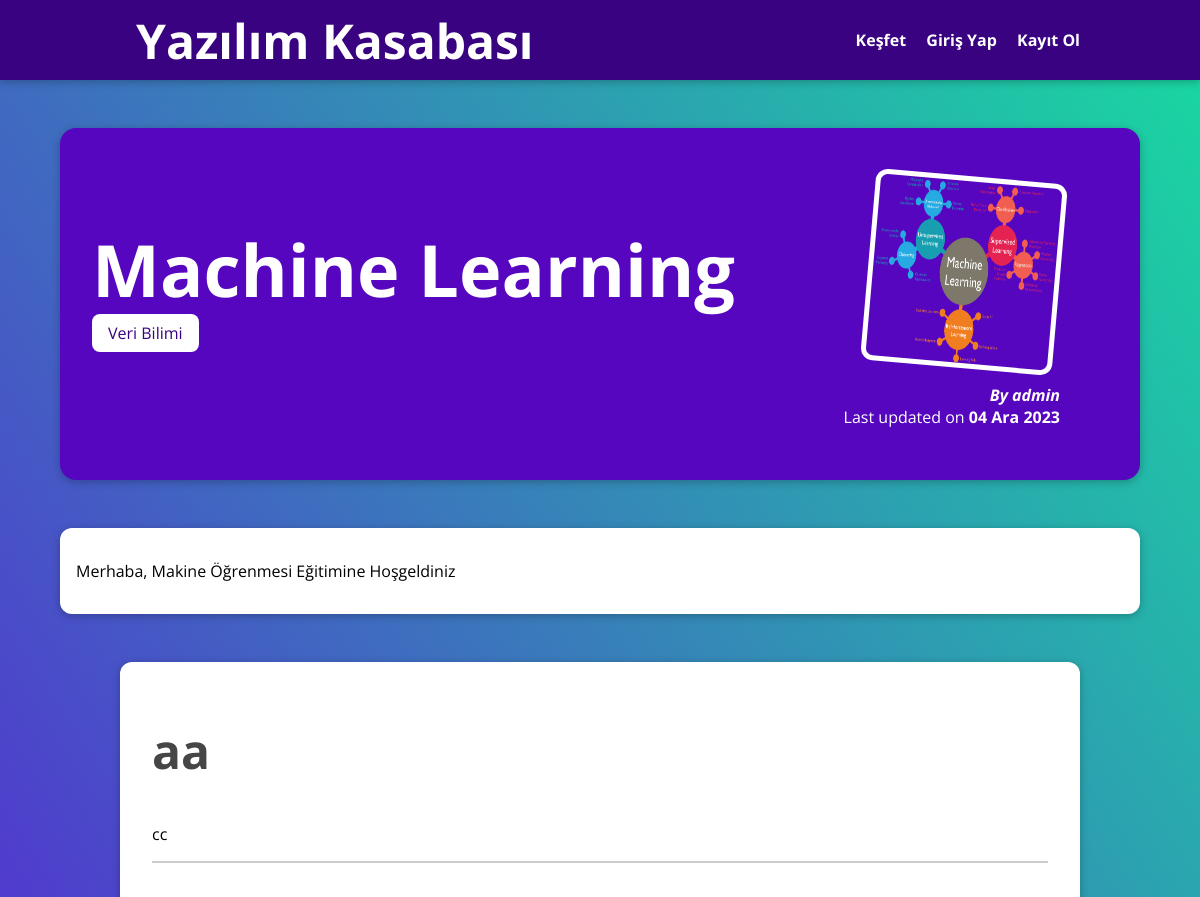
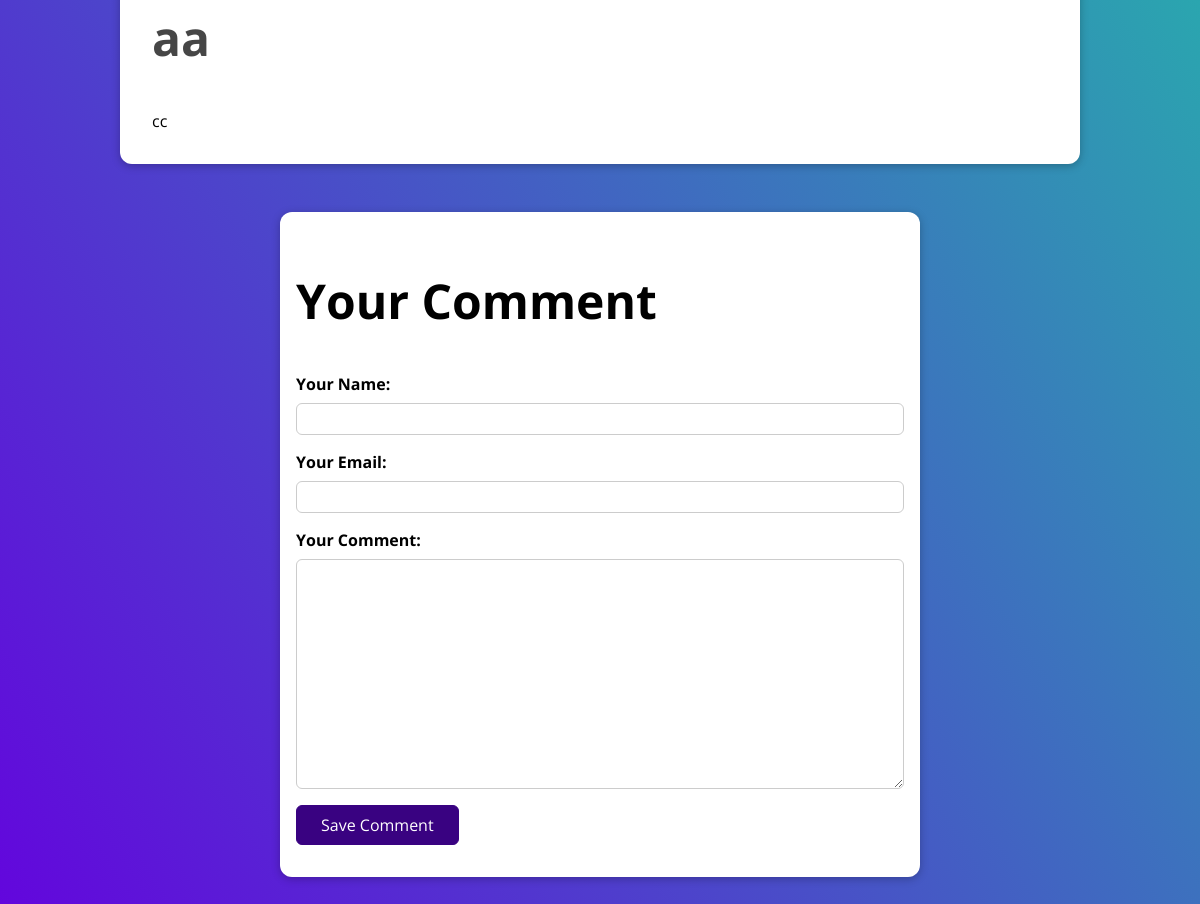
Screenshot of /blog/posts/machine-learning with the database file from the repository (2 pictures, top to bottom).
### blog/models.py (models this page shows, shortened)
class Post(models.Model):
    title = models.CharField(max_length=25)
    excerpt = models.CharField(max_length=200, validators=[MinLengthValidator(3)])
    image = models.ImageField(upload_to="posts/", null=True)
    date = models.DateField(auto_now=True)
    slug = models.SlugField(unique=True, db_index=True, blank=True, null=True)
    content = RichTextField(validators=[MinLengthValidator(3)])
    author = models.ForeignKey(User, on_delete=models.SET_NULL, null=True, related_name="posts")
    tags = models.ManyToManyField(Tag)

class Tag(models.Model):
    caption = models.CharField(max_length=20)

class Comment(models.Model):
    post = models.ForeignKey(Post, on_delete=models.CASCADE, related_name="comments")
    user_name = models.CharField(max_length=120)
    user_email = models.EmailField()
    text = RichTextField(max_length=400)
    created_at = models.DateTimeField(auto_now_add=True)

### blog/views.py (the view, shortened to what this page needs)
# urls.py: path("posts/<slug:slug>", views.SinglePostView.as_view(),
class SinglePostView(View):
    def is_stored_post(self, request, post_id):
        stored_posts = request.session.get("stored_posts")
        if stored_posts is not None:
          is_saved_for_later = post_id in stored_posts
        else:
          is_saved_for_later = False
        return is_saved_for_later
    def get(self, request, slug):
        post = Post.objects.get(slug=slug)
        context = {
          "post": post,
          "post_tags": post.tags.all(),
          "comment_form": CommentForm(),
          "comments": post.comments.all().order_by("-id"),
          "saved_for_later": self.is_stored_post(request, post.id)
        }
        return render(request, "blog/post-detail.html", context)

### blog/forms.py
class CommentForm(forms.ModelForm):
    class Meta:
        model = Comment
        exclude = ["post"]
        labels = {
          "user_name": "Your Name",
          "user_email": "Your Email",
          "text": "Your Comment"
        }

### blog/templates/blog/post-detail.html (shortened to what this page needs)
{% extends "base.html" %}
{% load static %}
{% block css_files %}
<link rel="stylesheet" href="{% static "blog/post-detail.css" %}" />
{% endblock %}
{% block content %}
  <section id="summary">
    <h2>{{ post.title }}</h2>
    <div>
      {% for tag in post_tags %}
        <span class="tag">{{ tag.caption }}</span>
      {% endfor %}
    </div>
    <article>
      <img src="{{ post.image.url}}" alt="{{ post.title }}" />
      <address>By <a href = "mailto: {{ post.author.email_address}}">{{ post.author }}</a></address>
      <div>Last updated on <time>{{ post.date|date:"d M Y" }}</time></div>
    </article>
  </section>
  <main>
    {{ post.content|linebreaks }}
</main>
  <section id="comments">
    <ul>
      {% for comment in comments %}
        <li>
          <h2>{{ comment.user_name }}</h2>
          <p>{{ comment.text|linebreaks }}</p>
        </li>
      {% endfor %}
    </ul>
  </section>
  <section id="comment-form">
    <h2>Your Comment</h2>
    <form action="{% url "post-detail-page" post.slug %}" method="POST">
      {% for form_field in comment_form %}
        <div class="form-control {% if form_field.errors %}invalid{% endif %}">
          {{ form_field.label_tag }}
          {{ form_field }}
        </div>
      {% endfor %}
      <button>Save Comment</button>
    </form>
  </section>
{% endblock %}

### static/app.css (style rules this page uses)
* { box-sizing: border-box; }
html { font-family: 'Open Sans', 'Lato', sans-serif; }
body { margin: 0; }
h1, h2 { font-size: 3rem; }

### blog/static/blog/post-detail.css (style rules this page uses)
body { background: linear-gradient(to right top, #6305dd, #18daa0); }
#summary { margin: 8rem auto 3rem auto; padding: 2rem; width: 90%; max-width: 90rem; border-radius: 16px; background-color: #5706c0; position: relative; box-shadow: 0 2px 8px rgba(0, 0, 0, 0.25); height: 22rem; }
#summary h2 { color: white; font-size: 4.5rem; margin-bottom: 0.25rem; }
#summary article { position: absolute; top: 2rem; right: 3rem; padding: 1rem 2rem; border-radius: 12px; text-align: right; color: white; }
#summary article img { width: 12rem; height: 12rem; border-radius: 12px; transform: rotateZ(5deg); border: 5px solid white; margin-bottom: 1rem; }
#summary address { font-weight: bold; }
#summary a { color: white; text-decoration: none; }
#summary time { font-weight: bold; }
main { width: 90%; max-width: 90rem; margin: 3rem auto; background-color: white; padding: 1rem; border-radius: 12px; box-shadow: 0 2px 8px rgba(0, 0, 0, 0.25); }
.tag { background-color: white; color: #390281; padding: 0.5rem 1rem; border-radius: 8px; }
#comment-form { margin: 3rem auto; width: 90%; max-width: 40rem; border-radius: 12px; background-color: white; box-shadow: 0 2px 8px rgba(0, 0, 0, 0.25); padding: 1rem; }
#comment-form button { font: inherit; background-color: #390281; color: white; border: 1px solid #390281; padding: 0.5rem 1.5rem; border-radius: 6px; cursor: pointer; }
.form-control { margin-bottom: 1rem; }
.form-control label { font-weight: bold; margin-bottom: 0.5rem; display: block; }
.form-control input, .form-control textarea { display: block; width: 100%; font: inherit; padding: 0.25rem; border-radius: 6px; border: 1px solid #ccc; }
#comments { margin: 3rem auto; width: 90%; max-width: 60rem; border-radius: 12px; background-color: white; box-shadow: 0 2px 8px rgba(0, 0, 0, 0.25); padding: 1rem 2rem; }
#comments ul { list-style: none; margin: 0; padding: 0; }
#comments li { margin-bottom: 1rem; border-bottom: 2px solid #ccc; }
#comments li:last-of-type { border-bottom: none; }
#comments h2 { color: #464646; }

### rows the page displays
Post: title "Machine Learning", image (picture), author "admin", date "04 Ara 2023", content "Merhaba, Makine Öğrenmesi Eğitimine Hoşgeldiniz"
Tag: caption "Veri Bilimi"
Comment: user_name "aa", text "cc"
Comment: user_name "aa", text "cc"
